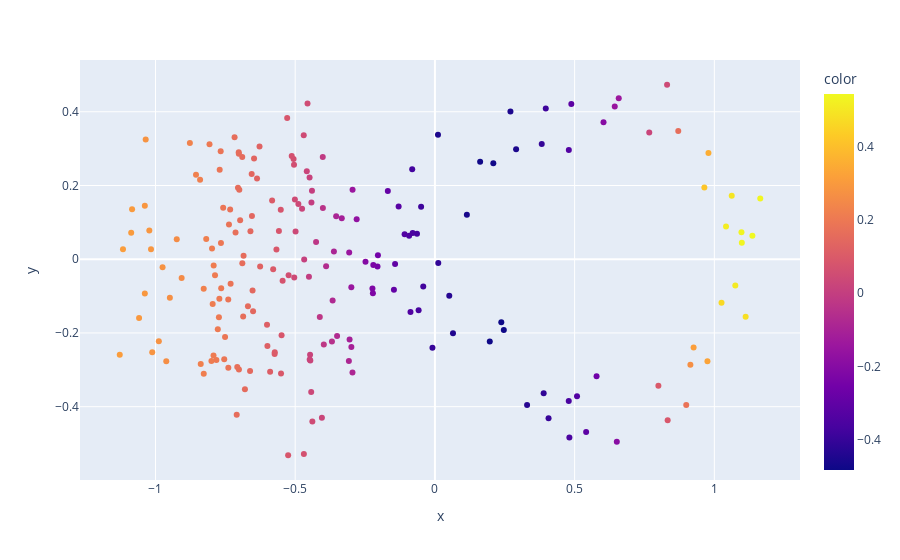

The cell this chart's notebook holds for it:
### Code cell
n = 100
xx = np.linspace(0, 2*np.pi, n)
data = np.array([[np.cos(x), np.sin(x)] for x in xx]) + 0.2*np.random.randn(xx.shape[0], 2)
data = 1*np.array([[np.cos(x)/(1 + np.sin(x)**2), np.sin(x)*np.cos(x)/(1 + np.sin(x)**2)] for x in xx]) + 0.06*np.random.randn(xx.shape[0], 2) + 0.1*data

data = np.concatenate((data, 0.2*np.random.randn(n,2) - [0.6,0]))

parameters['n0'] = 45
X = DG(data, parameters)

px.scatter(x = X.data[:,0], y = X.data[:,1], color = X.u()[3])
# # test.weak_eigenproblem_1(test.D1())

# X.lam().round(3)

### Figure 1 — Plotly figure (JSON) as saved in the notebook; plotly's stock layout.template omitted (floating-point values rounded to 4 significant figures; data arrays with more than 128 entries replaced by an {"elided": "..."} marker saying what was removed)
{"data": [{"hovertemplate": "x=%{x}<br>y=%{y}<br>color=%{marker.color}<extra></extra>", "legendgroup": "", "marker": {"color": {"elided": "200 float values"}, "coloraxis": "coloraxis", "symbol": "circle"}, "mode": "markers", "name": "", "orientation": "v", "showlegend": false, "type": "scatter", "x": {"elided": "200 float values"}, "xaxis": "x", "y": {"elided": "200 float values"}, "yaxis": "y"}], "layout": {"coloraxis": {"colorbar": {"title": {"text": "color"}}, "colorscale": [[0, "#0d0887"], [0.1111, "#46039f"], [0.2222, "#7201a8"], [0.3333, "#9c179e"], [0.4444, "#bd3786"], [0.5556, "#d8576b"], [0.6667, "#ed7953"], [0.7778, "#fb9f3a"], [0.8889, "#fdca26"], [1, "#f0f921"]]}, "legend": {"tracegroupgap": 0}, "margin": {"t": 60}, "xaxis": {"anchor": "y", "domain": [0, 1], "title": {"text": "x"}}, "yaxis": {"anchor": "x", "domain": [0, 1], "title": {"text": "y"}}}}
